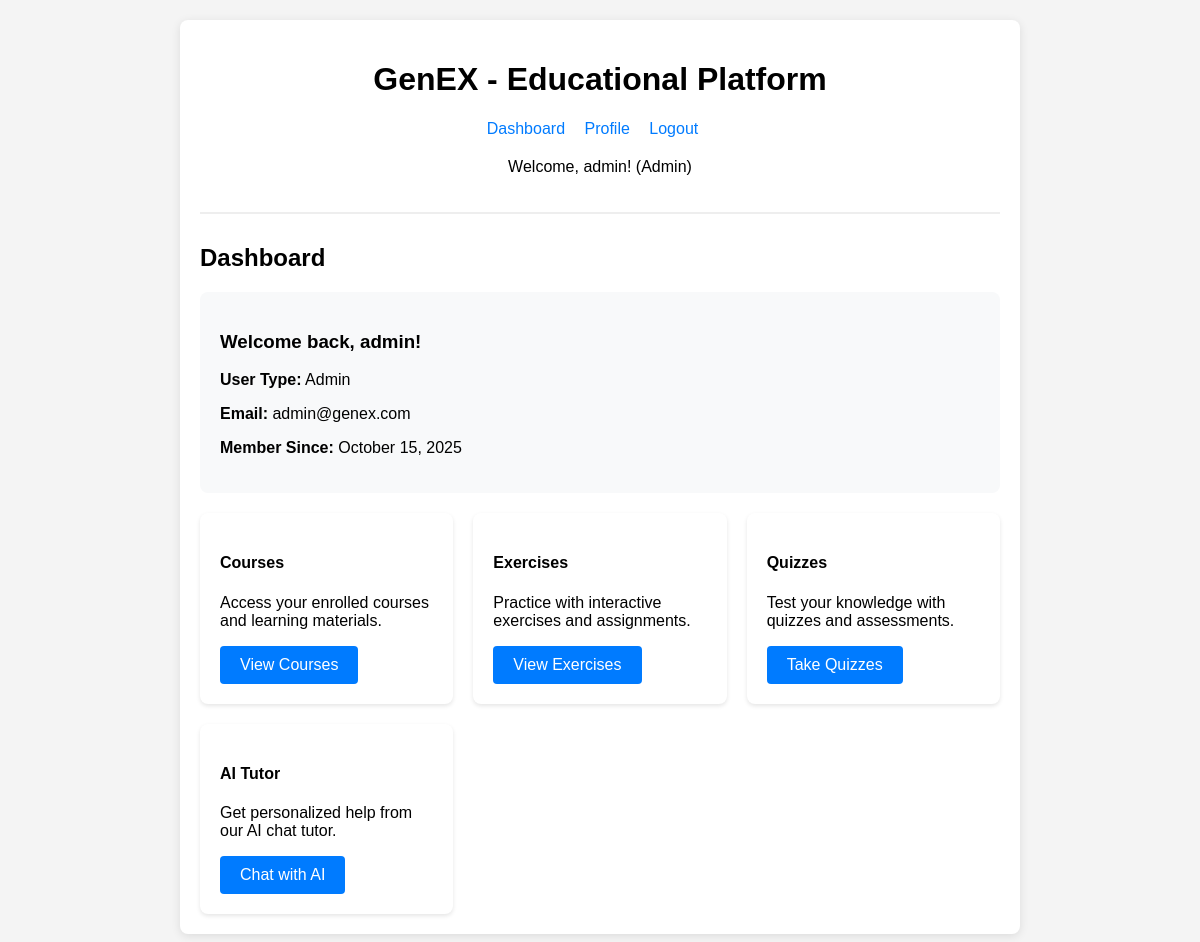
/users/dashboard/ (signed in), run on an earlier commit of the app's database.
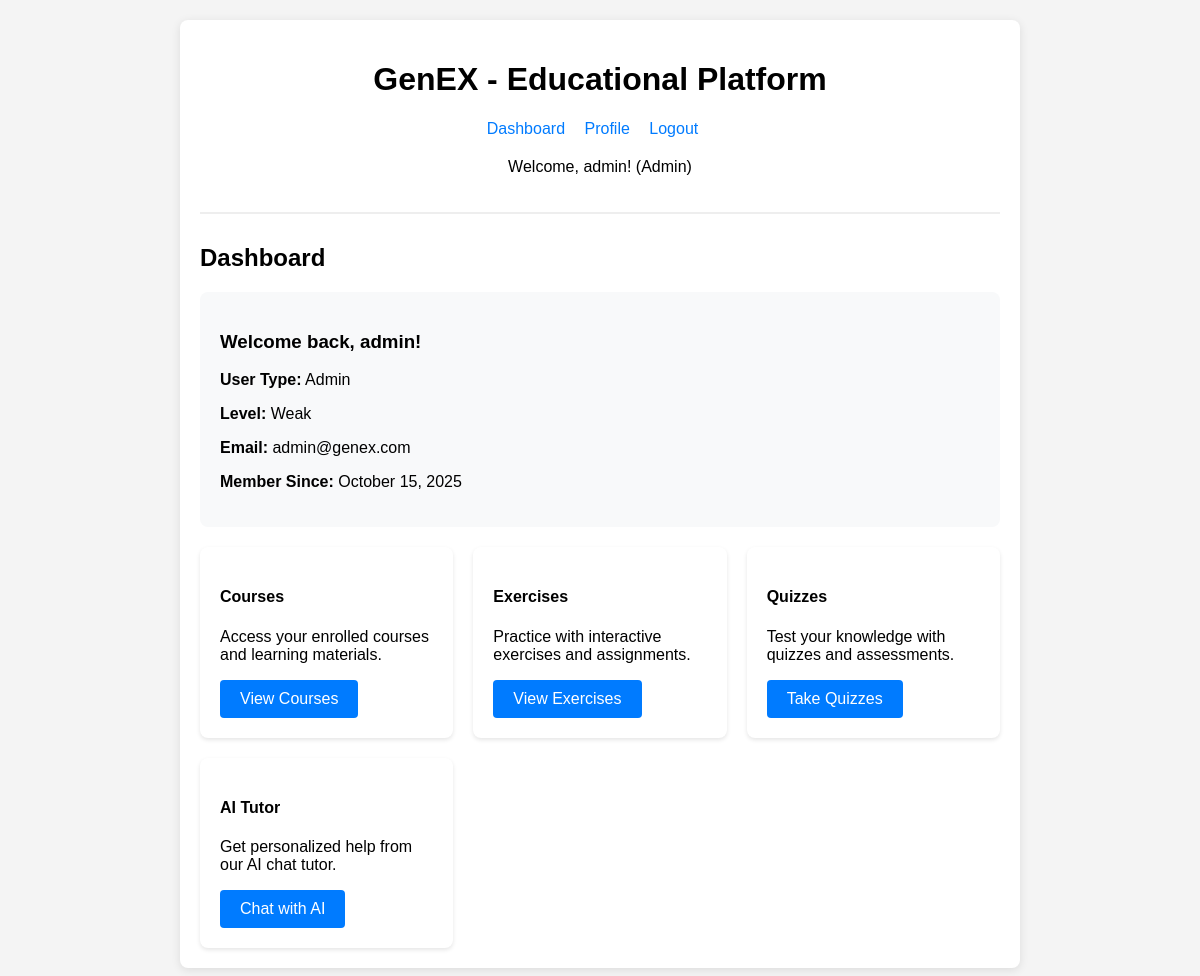
And on a later commit of the database.
### users/models.py (models this page shows, shortened)
class User(AbstractUser):
    USER_TYPE_CHOICES = (
        ('admin', 'Admin'),
        ('student', 'Student'),
    )
    LEVEL_CHOICES = (
        ('weak', 'Weak'),
        ('medium', 'Medium'),
        ('advanced', 'Advanced'),
    )
    user_type = models.CharField(max_length=10, choices=USER_TYPE_CHOICES, default='student')
    level = models.CharField(max_length=10, choices=LEVEL_CHOICES, blank=True, null=True)
    student_class = models.CharField(max_length=50, blank=True, null=True)

### users/views.py (the view)
# urls.py: path('dashboard/', views.dashboard_view, name='dashboard'),
@login_required
def dashboard_view(request):
    return render(request, 'users/dashboard.html', {'user': request.user})

### templates/users/dashboard.html (shortened to what this page needs)
{% extends 'users/base.html' %}
{% block content %}
<h2>Dashboard</h2>
<div style="background: #f8f9fa; padding: 20px; border-radius: 8px; margin-bottom: 20px;">
    <h3>Welcome back, {{ user.first_name|default:user.username }}!</h3>
    <p><strong>User Type:</strong> {{ user.get_user_type_display }}</p>
    {% if user.level %}
        <p><strong>Level:</strong> {{ user.get_level_display }}</p>
    {% endif %}
    <p><strong>Email:</strong> {{ user.email }}</p>
    <p><strong>Member Since:</strong> {{ user.date_joined|date:"F d, Y" }}</p>
</div>
<div style="display: grid; grid-template-columns: repeat(auto-fit, minmax(200px, 1fr)); gap: 20px;">
    <div style="background: white; padding: 20px; border-radius: 8px; box-shadow: 0 2px 4px rgba(0,0,0,0.1);">
        <h4>Courses</h4>
        <p>Access your enrolled courses and learning materials.</p>
        <a href="/courses/" class="btn">View Courses</a>
    </div>
    <div style="background: white; padding: 20px; border-radius: 8px; box-shadow: 0 2px 4px rgba(0,0,0,0.1);">
        <h4>Exercises</h4>
        <p>Practice with interactive exercises and assignments.</p>
        <a href="/exercises/" class="btn">View Exercises</a>
    </div>
    <div style="background: white; padding: 20px; border-radius: 8px; box-shadow: 0 2px 4px rgba(0,0,0,0.1);">
        <h4>Quizzes</h4>
        <p>Test your knowledge with quizzes and assessments.</p>
        <a href="/quizzes/" class="btn">Take Quizzes</a>
    </div>
    <div style="background: white; padding: 20px; border-radius: 8px; box-shadow: 0 2px 4px rgba(0,0,0,0.1);">
        <h4>AI Tutor</h4>
        <p>Get personalized help from our AI chat tutor.</p>
        <a href="/chat/" class="btn">Chat with AI</a>
    </div>
</div>
{% endblock %}

### templates/users/base.html (shortened to what this page needs)
<!DOCTYPE html>
<html lang="en">
<head>
</head>
<body>
    <div class="container">
        <div class="header">
            <h1>GenEX - Educational Platform</h1>
            {% if user.is_authenticated %}
            <div class="nav">
                <a href="{% url 'dashboard' %}">Dashboard</a>
                <a href="{% url 'profile' %}">Profile</a>
                <a href="{% url 'logout' %}">Logout</a>
            </div>
            <p>Welcome, {{ user.username }}! ({{ user.get_user_type_display }})</p>
            {% endif %}
        </div>
        {% block content %}
        {% endblock %}
    </div>
</body>
</html>

What changed in the data, as far as the page shows it:
changed User "admin": level (not shown) → "Weak"
Also different on the page:
text now shown: "Level:"
